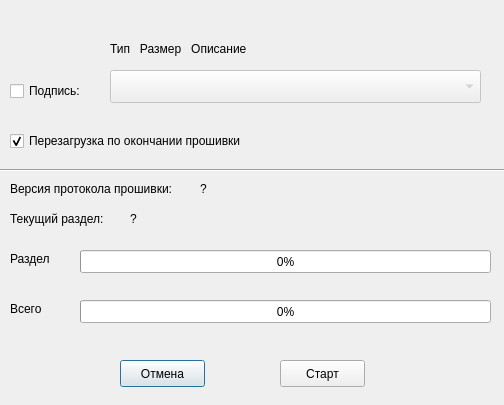
<?xml version="1.0" encoding="UTF-8"?>
<ui version="4.0">
 <class>Flasher</class>
 <widget class="QDialog" name="Flasher">
  <property name="windowModality">
   <enum>Qt::ApplicationModal</enum>
  </property>
  <property name="geometry">
   <rect>
    <x>0</x>
    <y>0</y>
    <width>504</width>
    <height>405</height>
   </rect>
  </property>
  <property name="maximumSize">
   <size>
    <width>4100</width>
    <height>2400</height>
   </size>
  </property>
  <property name="windowTitle">
   <string>Прошивка модема</string>
  </property>
  <property name="locale">
   <locale language="Russian" country="Russia"/>
  </property>
  <property name="modal">
   <bool>true</bool>
  </property>
  <widget class="QCheckBox" name="dsign">
   <property name="geometry">
    <rect>
     <x>10</x>
     <y>80</y>
     <width>87</width>
     <height>22</height>
    </rect>
   </property>
   <property name="text">
    <string>Подпись:</string>
   </property>
  </widget>
  <widget class="QComboBox" name="signlist">
   <property name="enabled">
    <bool>false</bool>
   </property>
   <property name="geometry">
    <rect>
     <x>110</x>
     <y>70</y>
     <width>371</width>
     <height>33</height>
    </rect>
   </property>
  </widget>
  <widget class="QLabel" name="label">
   <property name="geometry">
    <rect>
     <x>110</x>
     <y>40</y>
     <width>181</width>
     <height>17</height>
    </rect>
   </property>
   <property name="text">
    <string>Тип   Размер   Описание</string>
   </property>
  </widget>
  <widget class="QCheckBox" name="rebootflag">
   <property name="geometry">
    <rect>
     <x>10</x>
     <y>130</y>
     <width>271</width>
     <height>22</height>
    </rect>
   </property>
   <property name="text">
    <string>Перезагрузка по окончании прошивки</string>
   </property>
   <property name="checked">
    <bool>true</bool>
   </property>
  </widget>
  <widget class="QPushButton" name="cancel">
   <property name="geometry">
    <rect>
     <x>120</x>
     <y>360</y>
     <width>85</width>
     <height>27</height>
    </rect>
   </property>
   <property name="text">
    <string>Отмена</string>
   </property>
  </widget>
  <widget class="QPushButton" name="start">
   <property name="geometry">
    <rect>
     <x>280</x>
     <y>360</y>
     <width>85</width>
     <height>27</height>
    </rect>
   </property>
   <property name="text">
    <string>Старт</string>
   </property>
  </widget>
  <widget class="Line" name="line">
   <property name="geometry">
    <rect>
     <x>-3</x>
     <y>160</y>
     <width>511</width>
     <height>20</height>
    </rect>
   </property>
   <property name="orientation">
    <enum>Qt::Horizontal</enum>
   </property>
  </widget>
  <widget class="QProgressBar" name="partbar">
   <property name="geometry">
    <rect>
     <x>80</x>
     <y>250</y>
     <width>411</width>
     <height>23</height>
    </rect>
   </property>
   <property name="value">
    <number>0</number>
   </property>
  </widget>
  <widget class="QProgressBar" name="totalbar">
   <property name="geometry">
    <rect>
     <x>80</x>
     <y>300</y>
     <width>411</width>
     <height>23</height>
    </rect>
   </property>
   <property name="value">
    <number>0</number>
   </property>
  </widget>
  <widget class="QLabel" name="partname">
   <property name="geometry">
    <rect>
     <x>10</x>
     <y>250</y>
     <width>91</width>
     <height>17</height>
    </rect>
   </property>
   <property name="text">
    <string>Раздел</string>
   </property>
  </widget>
  <widget class="QLabel" name="label_3">
   <property name="geometry">
    <rect>
     <x>10</x>
     <y>300</y>
     <width>54</width>
     <height>17</height>
    </rect>
   </property>
   <property name="text">
    <string>Всего</string>
   </property>
  </widget>
  <widget class="QLabel" name="label_2">
   <property name="geometry">
    <rect>
     <x>10</x>
     <y>180</y>
     <width>181</width>
     <height>17</height>
    </rect>
   </property>
   <property name="text">
    <string>Версия протокола прошивки:</string>
   </property>
  </widget>
  <widget class="QLabel" name="pversion">
   <property name="geometry">
    <rect>
     <x>200</x>
     <y>180</y>
     <width>201</width>
     <height>17</height>
    </rect>
   </property>
   <property name="text">
    <string>?</string>
   </property>
  </widget>
  <widget class="QLabel" name="label_5">
   <property name="geometry">
    <rect>
     <x>10</x>
     <y>210</y>
     <width>111</width>
     <height>17</height>
    </rect>
   </property>
   <property name="text">
    <string>Текущий раздел:</string>
   </property>
  </widget>
  <widget class="QLabel" name="cpart">
   <property name="geometry">
    <rect>
     <x>130</x>
     <y>210</y>
     <width>281</width>
     <height>17</height>
    </rect>
   </property>
   <property name="text">
    <string>?</string>
   </property>
  </widget>
 </widget>
 <resources/>
 <connections>
  <connection>
   <sender>dsign</sender>
   <signal>toggled(bool)</signal>
   <receiver>signlist</receiver>
   <slot>setEnabled(bool)</slot>
   <hints>
    <hint type="sourcelabel">
     <x>53</x>
     <y>90</y>
    </hint>
    <hint type="destinationlabel">
     <x>240</x>
     <y>86</y>
    </hint>
   </hints>
  </connection>
  <connection>
   <sender>cancel</sender>
   <signal>clicked()</signal>
   <receiver>Flasher</receiver>
   <slot>reject()</slot>
   <hints>
    <hint type="sourcelabel">
     <x>137</x>
     <y>202</y>
    </hint>
    <hint type="destinationlabel">
     <x>195</x>
     <y>207</y>
    </hint>
   </hints>
  </connection>
  <connection>
   <sender>start</sender>
   <signal>clicked()</signal>
   <receiver>Flasher</receiver>
   <slot>exec()</slot>
   <hints>
    <hint type="sourcelabel">
     <x>311</x>
     <y>204</y>
    </hint>
    <hint type="destinationlabel">
     <x>361</x>
     <y>204</y>
    </hint>
   </hints>
  </connection>
 </connections>
</ui>
